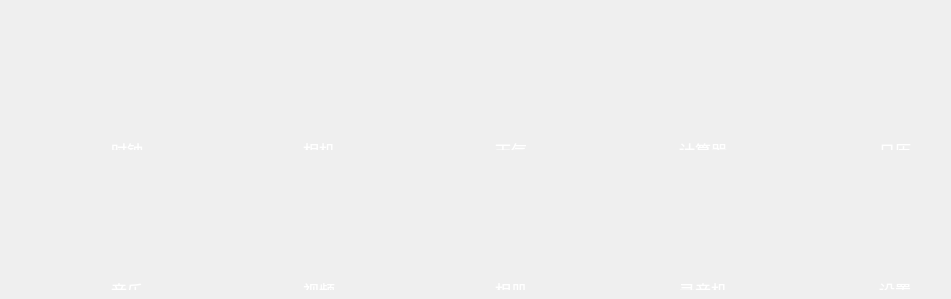
    <widget class="QWidget" name="desktopPage1">
     <widget class="QWidget" name="layoutWidget">
      <property name="geometry">
       <rect>
        <x>80</x>
        <y>30</y>
        <width>862</width>
        <height>120</height>
       </rect>
      </property>
      <layout class="QHBoxLayout" name="appGroup1HorizontalLayout">
       <property name="spacing">
        <number>100</number>
       </property>
       <item>
        <layout class="QVBoxLayout" name="clockVerticalLayout">
         <item>
          <widget class="QPushButton" name="clockPushButton">
           <property name="minimumSize">
            <size>
             <width>90</width>
             <height>90</height>
            </size>
           </property>
           <property name="maximumSize">
            <size>
             <width>90</width>
             <height>90</height>
            </size>
           </property>
           <property name="focusPolicy">
            <enum>Qt::NoFocus</enum>
           </property>
           <property name="styleSheet">
            <string notr="true">/* 基础圆形按钮样式（核心） */
QPushButton {
    border: none;                  /* 移除默认边框 */
	background-color: transparent;
	border-image: url(:/Icons/Application/Icons/clock.png);
}

QPushButton:hover {
    background-color: #e6e6e6;
	border-radius: 20px;
	border: none;
}
</string>
           </property>
           <property name="text">
            <string/>
           </property>
          </widget>
         </item>
         <item>
          <widget class="QLabel" name="clockTitleLabel">
           <property name="sizePolicy">
            <sizepolicy hsizetype="Fixed" vsizetype="Fixed">
             <horstretch>0</horstretch>
             <verstretch>0</verstretch>
            </sizepolicy>
           </property>
           <property name="minimumSize">
            <size>
             <width>90</width>
             <height>20</height>
            </size>
           </property>
           <property name="maximumSize">
            <size>
             <width>90</width>
             <height>20</height>
            </size>
           </property>
           <property name="font">
            <font>
             <family>MiSans</family>
             <pointsize>12</pointsize>
            </font>
           </property>
           <property name="styleSheet">
            <string notr="true">color: white;</string>
           </property>
           <property name="text">
            <string>时钟</string>
           </property>
           <property name="alignment">
            <set>Qt::AlignCenter</set>
           </property>
          </widget>
         </item>
        </layout>
       </item>
       <item>
        <layout class="QVBoxLayout" name="cameraVerticalLayout">
         <item>
          <widget class="QPushButton" name="cameraPushButton">
           <property name="minimumSize">
            <size>
             <width>90</width>
             <height>90</height>
            </size>
           </property>
           <property name="maximumSize">
            <size>
             <width>90</width>
             <height>90</height>
            </size>
           </property>
           <property name="focusPolicy">
            <enum>Qt::NoFocus</enum>
           </property>
           <property name="styleSheet">
            <string notr="true">/* 基础圆形按钮样式（核心） */
QPushButton {
    border: none;                  /* 移除默认边框 */
	background-color: transparent;
	border-image: url(:/Icons/Application/Icons/camera.png);
}

QPushButton:hover {
    background-color: #e6e6e6;
	border-radius: 20px;
	border: none;
}</string>
           </property>
           <property name="text">
            <string/>
           </property>
          </widget>
         </item>
         <item>
          <widget class="QLabel" name="cameraTitleLabel">
           <property name="sizePolicy">
            <sizepolicy hsizetype="Fixed" vsizetype="Fixed">
             <horstretch>0</horstretch>
             <verstretch>0</verstretch>
            </sizepolicy>
           </property>
           <property name="minimumSize">
            <size>
             <width>90</width>
             <height>20</height>
            </size>
           </property>
           <property name="maximumSize">
            <size>
             <width>90</width>
             <height>20</height>
            </size>
           </property>
           <property name="font">
            <font>
             <family>MiSans</family>
             <pointsize>12</pointsize>
            </font>
           </property>
           <property name="styleSheet">
            <string notr="true">color: white;</string>
           </property>
           <property name="text">
            <string>相机</string>
           </property>
           <property name="alignment">
            <set>Qt::AlignCenter</set>
           </property>
          </widget>
         </item>
        </layout>
       </item>
       <item>
        <layout class="QVBoxLayout" name="weatherVerticalLayout">
         <item>
          <widget class="QPushButton" name="weatherPushButton">
           <property name="minimumSize">
            <size>
             <width>90</width>
             <height>90</height>
            </size>
           </property>
           <property name="maximumSize">
            <size>
             <width>90</width>
             <height>90</height>
            </size>
           </property>
           <property name="focusPolicy">
            <enum>Qt::NoFocus</enum>
           </property>
           <property name="styleSheet">
            <string notr="true">/* 基础圆形按钮样式（核心） */
QPushButton {
    border: none;                  /* 移除默认边框 */
	background-color: transparent;
	border-image: url(:/Icons/Application/Icons/weather.png);
}

QPushButton:hover {
    background-color: #e6e6e6;
	border-radius: 20px;
	border: none;
}</string>
           </property>
           <property name="text">
            <string/>
           </property>
          </widget>
         </item>
         <item>
          <widget class="QLabel" name="weatherTitleLabel">
           <property name="sizePolicy">
            <sizepolicy hsizetype="Fixed" vsizetype="Fixed">
             <horstretch>0</horstretch>
             <verstretch>0</verstretch>
            </sizepolicy>
           </property>
           <property name="minimumSize">
            <size>
             <width>90</width>
             <height>20</height>
            </size>
           </property>
           <property name="maximumSize">
            <size>
             <width>90</width>
             <height>20</height>
            </size>
           </property>
           <property name="font">
            <font>
             <family>MiSans</family>
             <pointsize>12</pointsize>
            </font>
           </property>
           <property name="styleSheet">
            <string notr="true">color: white;</string>
           </property>
           <property name="text">
            <string>天气</string>
           </property>
           <property name="alignment">
            <set>Qt::AlignCenter</set>
           </property>
          </widget>
         </item>
        </layout>
       </item>
       <item>
        <layout class="QVBoxLayout" name="calculatorVerticalLayout">
         <item>
          <widget class="QPushButton" name="calculatorPushButton">
           <property name="minimumSize">
            <size>
             <width>90</width>
             <height>90</height>
            </size>
           </property>
           <property name="maximumSize">
            <size>
             <width>90</width>
             <height>90</height>
            </size>
           </property>
           <property name="focusPolicy">
            <enum>Qt::NoFocus</enum>
           </property>
           <property name="styleSheet">
            <string notr="true">/* 基础圆形按钮样式（核心） */
QPushButton {
    border: none;                  /* 移除默认边框 */
	background-color: transparent;
	border-image: url(:/Icons/Application/Icons/calculator.png);
}

QPushButton:hover {
    background-color: #e6e6e6;
	border-radius: 20px;
	border: none;
}</string>
           </property>
           <property name="text">
            <string/>
           </property>
          </widget>
         </item>
         <item>
          <widget class="QLabel" name="calculatorTitleLabel">
           <property name="sizePolicy">
            <sizepolicy hsizetype="Fixed" vsizetype="Fixed">
             <horstretch>0</horstretch>
             <verstretch>0</verstretch>
            </sizepolicy>
           </property>
           <property name="minimumSize">
            <size>
             <width>90</width>
             <height>20</height>
            </size>
           </property>
           <property name="maximumSize">
            <size>
             <width>90</width>
             <height>20</height>
            </size>
           </property>
           <property name="font">
            <font>
             <family>MiSans</family>
             <pointsize>12</pointsize>
            </font>
           </property>
           <property name="styleSheet">
            <string notr="true">color: white;</string>
           </property>
           <property name="text">
            <string>计算器</string>
           </property>
           <property name="alignment">
            <set>Qt::AlignCenter</set>
           </property>
          </widget>
         </item>
        </layout>
       </item>
       <item>
        <layout class="QVBoxLayout" name="calendarVerticalLayout">
         <item>
          <widget class="QPushButton" name="calendarPushButton">
           <property name="minimumSize">
            <size>
             <width>90</width>
             <height>90</height>
            </size>
           </property>
           <property name="maximumSize">
            <size>
             <width>90</width>
             <height>90</height>
            </size>
           </property>
           <property name="focusPolicy">
            <enum>Qt::NoFocus</enum>
           </property>
           <property name="styleSheet">
            <string notr="true">/* 基础圆形按钮样式（核心） */
QPushButton {
    border: none;                  /* 移除默认边框 */
	background-color: transparent;
	border-image: url(:/Icons/Application/Icons/calendar.png);
}

QPushButton:hover {
    background-color: #e6e6e6;
	border-radius: 20px;
	border: none;
}</string>
           </property>
           <property name="text">
            <string/>
           </property>
          </widget>
         </item>
         <item>
          <widget class="QLabel" name="calendarTitleLabel">
           <property name="sizePolicy">
            <sizepolicy hsizetype="Fixed" vsizetype="Fixed">
             <horstretch>0</horstretch>
             <verstretch>0</verstretch>
            </sizepolicy>
           </property>
           <property name="minimumSize">
            <size>
             <width>90</width>
             <height>20</height>
            </size>
           </property>
           <property name="maximumSize">
            <size>
             <width>90</width>
             <height>20</height>
            </size>
           </property>
           <property name="font">
            <font>
             <family>MiSans</family>
             <pointsize>12</pointsize>
            </font>
           </property>
           <property name="styleSheet">
            <string notr="true">color: white;</string>
           </property>
           <property name="text">
            <string>日历</string>
           </property>
           <property name="alignment">
            <set>Qt::AlignCenter</set>
           </property>
          </widget>
         </item>
        </layout>
       </item>
      </layout>
     </widget>
     <widget class="QWidget" name="layoutWidget">
      <property name="geometry">
       <rect>
        <x>80</x>
        <y>170</y>
        <width>862</width>
        <height>120</height>
       </rect>
      </property>
      <layout class="QHBoxLayout" name="appGroup2HorizontalLayout">
       <property name="spacing">
        <number>100</number>
       </property>
       <item>
        <layout class="QVBoxLayout" name="musicPlayerVerticalLayout">
         <item>
          <widget class="QPushButton" name="musicPlayerPushButton">
           <property name="minimumSize">
            <size>
             <width>90</width>
             <height>90</height>
            </size>
           </property>
           <property name="maximumSize">
            <size>
             <width>90</width>
             <height>90</height>
            </size>
           </property>
           <property name="focusPolicy">
            <enum>Qt::NoFocus</enum>
           </property>
           <property name="styleSheet">
            <string notr="true">/* 基础圆形按钮样式（核心） */
QPushButton {
    border: none;                  /* 移除默认边框 */
	background-color: transparent;
	border-image: url(:/Icons/Application/Icons/music.png);
}

QPushButton:hover {
    background-color: #e6e6e6;
	border-radius: 20px;
	border: none;
}</string>
           </property>
           <property name="text">
            <string/>
           </property>
          </widget>
         </item>
         <item>
          <widget class="QLabel" name="musicPlayerlabel">
           <property name="sizePolicy">
            <sizepolicy hsizetype="Fixed" vsizetype="Fixed">
             <horstretch>0</horstretch>
             <verstretch>0</verstretch>
            </sizepolicy>
           </property>
           <property name="minimumSize">
            <size>
             <width>90</width>
             <height>20</height>
            </size>
           </property>
           <property name="maximumSize">
            <size>
             <width>90</width>
             <height>20</height>
            </size>
           </property>
           <property name="font">
            <font>
             <family>MiSans</family>
             <pointsize>12</pointsize>
            </font>
           </property>
           <property name="styleSheet">
            <string notr="true">color: white;</string>
           </property>
           <property name="text">
            <string>音乐</string>
           </property>
           <property name="alignment">
            <set>Qt::AlignCenter</set>
           </property>
          </widget>
         </item>
        </layout>
       </item>
       <item>
        <layout class="QVBoxLayout" name="videoPlayerVerticalLayout">
         <item>
          <widget class="QPushButton" name="videoPlayerPushButton2">
           <property name="minimumSize">
            <size>
             <width>90</width>
             <height>90</height>
            </size>
           </property>
           <property name="maximumSize">
            <size>
             <width>90</width>
             <height>90</height>
            </size>
           </property>
           <property name="focusPolicy">
            <enum>Qt::NoFocus</enum>
           </property>
           <property name="styleSheet">
            <string notr="true">/* 基础圆形按钮样式（核心） */
QPushButton {
    border: none;                  /* 移除默认边框 */
	background-color: transparent;
	border-image: url(:/Icons/Application/Icons/video.png);
}

QPushButton:hover {
    background-color: #e6e6e6;
	border-radius: 20px;
	border: none;
}
</string>
           </property>
           <property name="text">
            <string/>
           </property>
          </widget>
         </item>
         <item>
          <widget class="QLabel" name="videoPlayerTitleLabel">
           <property name="sizePolicy">
            <sizepolicy hsizetype="Fixed" vsizetype="Fixed">
             <horstretch>0</horstretch>
             <verstretch>0</verstretch>
            </sizepolicy>
           </property>
           <property name="minimumSize">
            <size>
             <width>90</width>
             <height>20</height>
            </size>
           </property>
           <property name="maximumSize">
            <size>
             <width>90</width>
             <height>20</height>
            </size>
           </property>
           <property name="font">
            <font>
             <family>MiSans</family>
             <pointsize>12</pointsize>
            </font>
           </property>
           <property name="styleSheet">
            <string notr="true">color: white;</string>
           </property>
           <property name="text">
            <string>视频</string>
           </property>
           <property name="alignment">
            <set>Qt::AlignCenter</set>
           </property>
          </widget>
         </item>
        </layout>
       </item>
       <item>
        <layout class="QVBoxLayout" name="galleryVerticalLayout">
         <item>
          <widget class="QPushButton" name="galleryPushButton">
           <property name="minimumSize">
            <size>
             <width>90</width>
             <height>90</height>
            </size>
           </property>
           <property name="maximumSize">
            <size>
             <width>90</width>
             <height>90</height>
            </size>
           </property>
           <property name="focusPolicy">
            <enum>Qt::NoFocus</enum>
           </property>
           <property name="styleSheet">
            <string notr="true">/* 基础圆形按钮样式（核心） */
QPushButton {
    border: none;                  /* 移除默认边框 */
	background-color: transparent;
	border-image: url(:/Icons/Application/Icons/photoeditor.png);
}

QPushButton:hover {
    background-color: #e6e6e6;
	border-radius: 20px;
	border: none;
}</string>
           </property>
           <property name="text">
            <string/>
           </property>
          </widget>
         </item>
         <item>
          <widget class="QLabel" name="galleryTitleLabel">
           <property name="sizePolicy">
            <sizepolicy hsizetype="Fixed" vsizetype="Fixed">
             <horstretch>0</horstretch>
             <verstretch>0</verstretch>
            </sizepolicy>
           </property>
           <property name="minimumSize">
            <size>
             <width>90</width>
             <height>20</height>
            </size>
           </property>
           <property name="maximumSize">
            <size>
             <width>90</width>
             <height>20</height>
            </size>
           </property>
           <property name="font">
            <font>
             <family>MiSans</family>
             <pointsize>12</pointsize>
            </font>
           </property>
           <property name="styleSheet">
            <string notr="true">color: white;</string>
           </property>
           <property name="text">
            <string>相册</string>
           </property>
           <property name="alignment">
            <set>Qt::AlignCenter</set>
           </property>
          </widget>
         </item>
        </layout>
       </item>
       <item>
        <layout class="QVBoxLayout" name="recorderVerticalLayout">
         <item>
          <widget class="QPushButton" name="recorderPushButton">
           <property name="minimumSize">
            <size>
             <width>90</width>
             <height>90</height>
            </size>
           </property>
           <property name="maximumSize">
            <size>
             <width>90</width>
             <height>90</height>
            </size>
           </property>
           <property name="focusPolicy">
            <enum>Qt::NoFocus</enum>
           </property>
           <property name="styleSheet">
            <string notr="true">/* 基础圆形按钮样式（核心） */
QPushButton {
    border: none;                  /* 移除默认边框 */
	background-color: transparent;
	border-image: url(:/Icons/Application/Icons/recorder.png);
}

QPushButton:hover {
    background-color: #e6e6e6;
	border-radius: 20px;
	border: none;
}</string>
           </property>
           <property name="text">
            <string/>
           </property>
          </widget>
         </item>
         <item>
          <widget class="QLabel" name="recorderTitleLabel">
           <property name="sizePolicy">
            <sizepolicy hsizetype="Fixed" vsizetype="Fixed">
             <horstretch>0</horstretch>
             <verstretch>0</verstretch>
            </sizepolicy>
           </property>
           <property name="minimumSize">
            <size>
             <width>90</width>
             <height>20</height>
            </size>
           </property>
           <property name="maximumSize">
            <size>
             <width>90</width>
             <height>20</height>
            </size>
           </property>
           <property name="font">
            <font>
             <family>MiSans</family>
             <pointsize>12</pointsize>
            </font>
           </property>
           <property name="styleSheet">
            <string notr="true">color: white;</string>
           </property>
           <property name="text">
            <string>录音机</string>
           </property>
           <property name="alignment">
            <set>Qt::AlignCenter</set>
           </property>
          </widget>
         </item>
        </layout>
       </item>
       <item>
        <layout class="QVBoxLayout" name="systemSettingVerticalLayout">
         <item>
          <widget class="QPushButton" name="systemSettingPushButton">
           <property name="minimumSize">
            <size>
             <width>90</width>
             <height>90</height>
            </size>
           </property>
           <property name="maximumSize">
            <size>
             <width>90</width>
             <height>90</height>
            </size>
           </property>
           <property name="focusPolicy">
            <enum>Qt::NoFocus</enum>
           </property>
           <property name="styleSheet">
            <string notr="true">/* 基础圆形按钮样式（核心） */
QPushButton {
    border: none;                  /* 移除默认边框 */
	background-color: transparent;
	border-image: url(:/Icons/Application/Icons/settings.png);
}

QPushButton:hover {
    background-color: #e6e6e6;
	border-radius: 20px;
	border: none;
}</string>
           </property>
           <property name="text">
            <string/>
           </property>
          </widget>
         </item>
         <item>
          <widget class="QLabel" name="systemSettingLabel">
           <property name="sizePolicy">
            <sizepolicy hsizetype="Fixed" vsizetype="Fixed">
             <horstretch>0</horstretch>
             <verstretch>0</verstretch>
            </sizepolicy>
           </property>
           <property name="minimumSize">
            <size>
             <width>90</width>
             <height>20</height>
            </size>
           </property>
           <property name="maximumSize">
            <size>
             <width>90</width>
             <height>20</height>
            </size>
           </property>
           <property name="font">
            <font>
             <family>MiSans</family>
             <pointsize>12</pointsize>
            </font>
           </property>
           <property name="styleSheet">
            <string notr="true">color: white;</string>
           </property>
           <property name="text">
            <string>设置</string>
           </property>
           <property name="alignment">
            <set>Qt::AlignCenter</set>
           </property>
          </widget>
         </item>
        </layout>
       </item>
      </layout>
     </widget>
    </widget>
